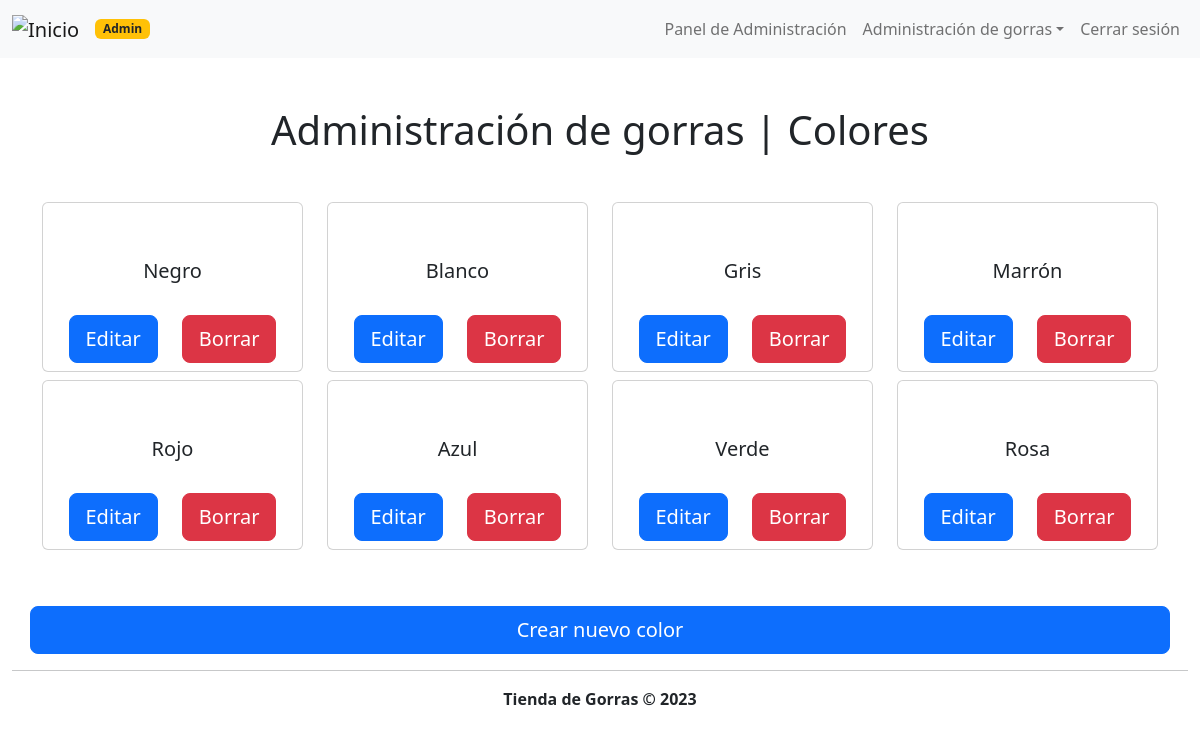
The page /admin/index.php?sec=admin_colores (signed in) on the database its author committed.
### tables this page shows
CREATE TABLE `colores` (
  `id` int(10) UNSIGNED NOT NULL,
  `nombre` varchar(256) NOT NULL,
  `codigo_hexadecimal` varchar(256) NOT NULL
);

### classes/Color.php (called while the page is built, shortened)
<?PHP
class Color
{
    protected $id;
    protected $nombre;
    protected $codigo_hexadecimal;
    public function listar(): array
    {
        $conexion = (new Conexion())->getConexion();
        $query = "SELECT * FROM colores";
        $PDOStatement = $conexion->prepare($query);
        $PDOStatement->setFetchMode(PDO::FETCH_CLASS, self::class);
        $PDOStatement->execute();
        $lista = $PDOStatement->fetchAll();
        return $lista;
    }
    public function getNombre()
    {
        return $this->nombre;
    }
    public function getId()
    {
        return $this->id;
    }
    public function getCodigoHexadecimal()
    {
        return $this->codigo_hexadecimal;
    }
}

### admin/views/admin_colores.php (the view)
<?php
$miObjetoColor = new Color();
$colores = $miObjetoColor->listar();
?>
<section>
    <div class="container">
        <div class="row">
            <div class="col-12 text-center">
                <h1 class="mt-5 mb-5 display-6 text-center">
                    Administración de gorras | Colores
                </h1>
            </div>
            <?php foreach ($colores as $color) {
            ?>
                <div class="col-12 col-md-3">
                    <div class="card gap-2 mb-2">
                        <div class="p-3" style="background-color: <?= $color->getCodigoHexadecimal() ?>"></div>
                        <div class="card-body">
                            <h2 class="card-title fs-5 text-center">
                                <?= $color->getNombre() ?>
                            </h2>
                        </div>
                        <div class="row mx-auto">
                            <div class="col">
                                <a href="index.php?sec=edit_color&id=<?= $color->getId() ?>" class="mb-2 btn btn-primary btn-lg btn-block">
                                    Editar
                                </a>
                            </div>
                            <div class="col">
                                <a href="index.php?sec=delete_color&id=<?= $color->getId() ?>" class="mb-2 btn btn-danger btn-lg btn-block">
                                    Borrar
                                </a>
                            </div>
                        </div>
                    </div>
                </div>
            <?php } ?>
            <a href="index.php?sec=add_color" class="mt-5 btn btn-primary btn-lg btn-block">
                Crear nuevo color
            </a>
        </div>
    </div>
</section>

### rows shown on the page
colores: nombre "Negro"
colores: nombre "Blanco"
colores: nombre "Gris"
colores: nombre "Marrón"
colores: nombre "Rojo"
colores: nombre "Azul"
colores: nombre "Verde"
colores: nombre "Rosa"

### other values the page prints
$value "Panel de Administración"
